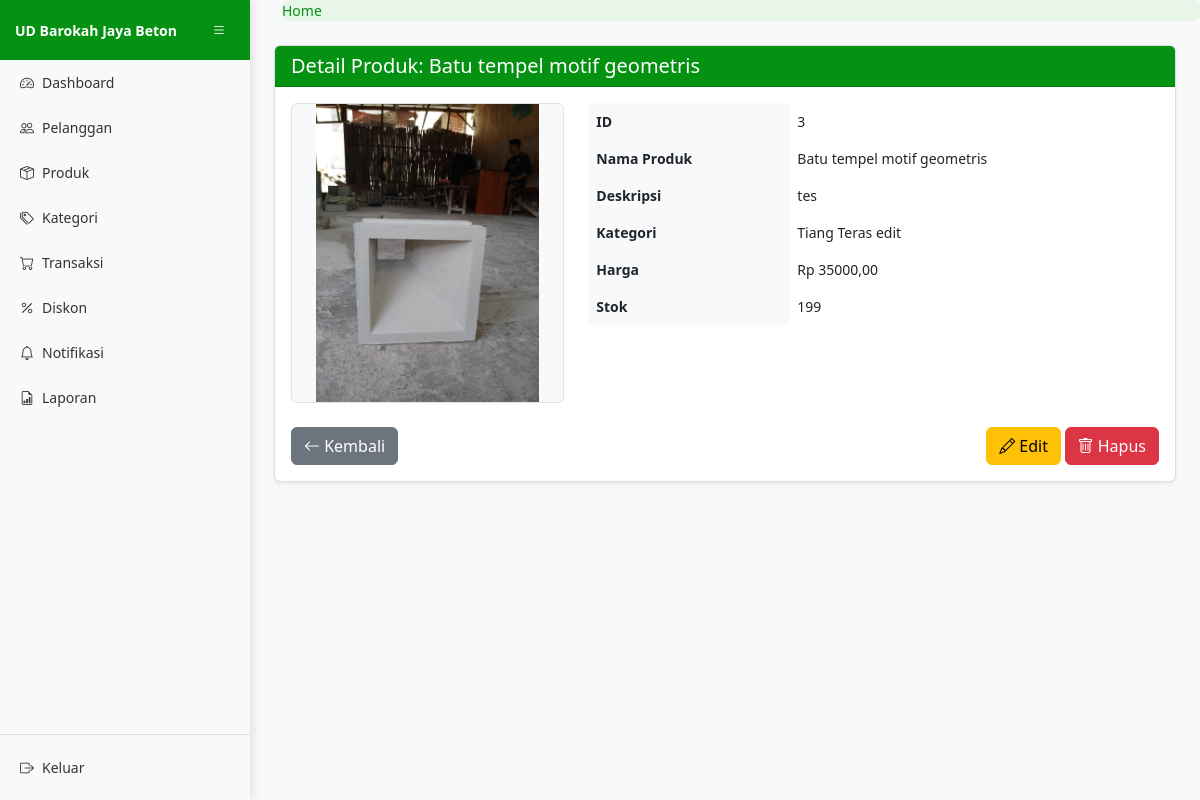
Page /produk/3/ (signed in) on the earlier database version.
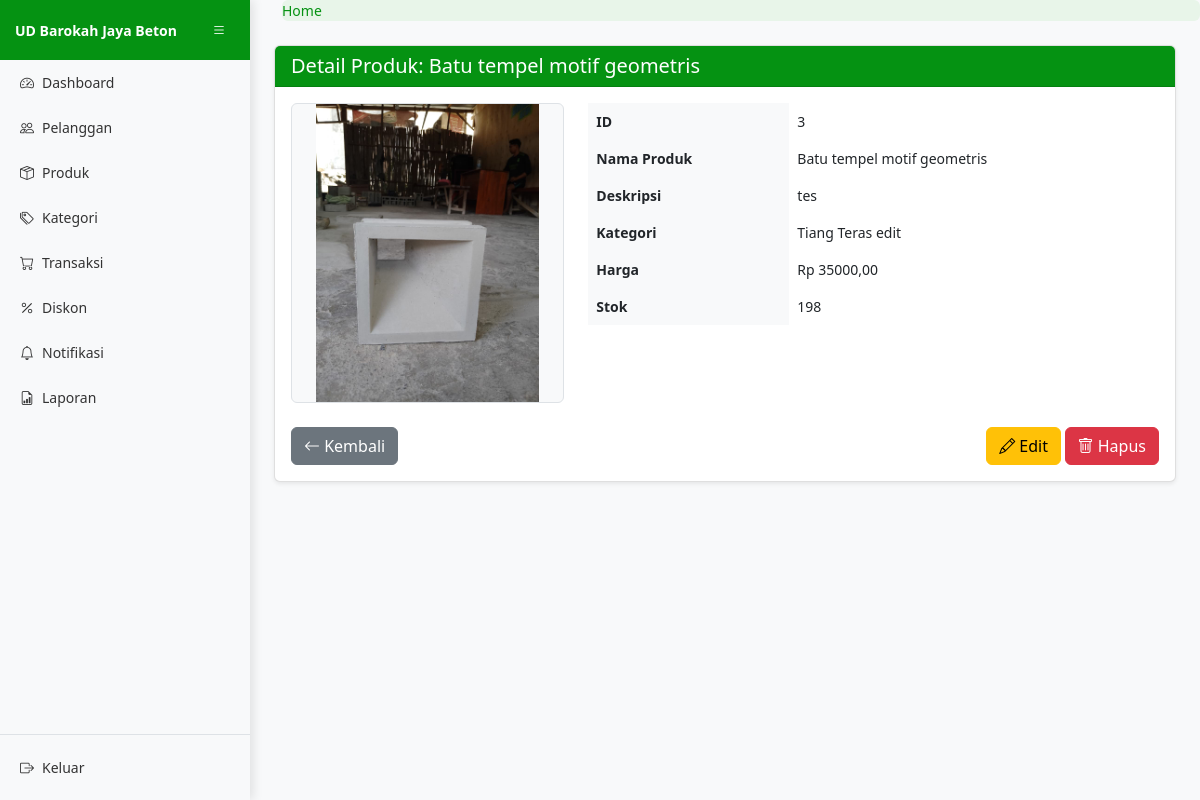
Same page on the later database version.
### core/models.py (models this page shows, shortened)
class Produk(models.Model):
    nama_produk = models.CharField(max_length=100)
    deskripsi_produk = models.TextField()
    foto_produk = models.ImageField(upload_to='produk/', blank=True, null=True)
    stok_produk = models.IntegerField(default=0)
    harga_produk = models.DecimalField(max_digits=10, decimal_places=2)
    kategori = models.ForeignKey(Kategori, on_delete=models.CASCADE)

class Kategori(models.Model):
    nama_kategori = models.CharField(max_length=100, unique=True)
    class Meta:
        verbose_name_plural = "Kategori"

### core/views.py (the view)
# urls.py: path('produk/<int:pk>/', views.detail_produk, name='detail_produk'),
@login_required
def detail_produk(request, pk):
    produk = get_object_or_404(Produk, pk=pk)
    return render(request, 'core/produk/detail_produk.html', {'produk': produk})

### core/templates/core/produk/detail_produk.html (shortened to what this page needs)
{% extends 'core/basis.html' %}
{% block content %}
<div class="container-fluid">
    <div class="card">
        <div class="card-header">
            <h5 class="card-title mb-0">Detail Produk: {{ produk.nama_produk }}</h5>
        </div>
        <div class="card-body">
            <div class="row">
                <div class="col-md-4">
                    {% if produk.foto_produk %}
                        <div class="product-image-container">
                            <img src="{{ produk.foto_produk.url }}" alt="{{ produk.nama_produk }}">
                        </div>
                    {% else %}
                        <div class="product-image-container">
                            <div class="product-image-placeholder">
                                <span>Tidak ada gambar</span>
                            </div>
                        </div>
                    {% endif %}
                </div>
                <div class="col-md-8">
                    <table class="table table-borderless">
                        <tr>
                            <th>ID</th>
                            <td>{{ produk.id }}</td>
                        </tr>
                        <tr>
                            <th>Nama Produk</th>
                            <td>{{ produk.nama_produk }}</td>
                        </tr>
                        <tr>
                            <th>Deskripsi</th>
                            <td>{{ produk.deskripsi_produk }}</td>
                        </tr>
                        <tr>
                            <th>Kategori</th>
                            <td>{{ produk.kategori.nama_kategori }}</td>
                        </tr>
                        <tr>
                            <th>Harga</th>
                            <td>Rp {{ produk.harga_produk|floatformat:2 }}</td>
                        </tr>
                        <tr>
                            <th>Stok</th>
                            <td>{{ produk.stok_produk }}</td>
                        </tr>
                    </table>
                </div>
            </div>
            <div class="d-flex justify-content-between mt-4">
                <a href="{% url 'daftar_produk' %}" class="btn btn-secondary">
                    <i class="bi bi-arrow-left"></i> Kembali
                </a>
                <div>
                    <a href="{% url 'edit_produk' produk.id %}" class="btn btn-warning">
                        <i class="bi bi-pencil"></i> Edit
                    </a>
                    <button type="button" class="btn btn-danger" data-bs-toggle="modal" data-bs-target="#hapusModal">
                        <i class="bi bi-trash"></i> Hapus
                    </button>
                </div>
            </div>
        </div>
    </div>
</div>
{% endblock %}

### core/templates/core/basis.html (shortened to what this page needs)
<!DOCTYPE html>
<html lang="id">
<head>
    <link href="https://cdn.jsdelivr.net/npm/bootstrap@5.3.0-alpha1/dist/css/bootstrap.min.css" rel="stylesheet">
    <link rel="stylesheet" href="https://cdn.jsdelivr.net/npm/bootstrap-icons@1.10.0/font/bootstrap-icons.css">
    <link href="/static/core/css/app.css" rel="stylesheet">
</head>
<body>
    <div class="wrapper d-flex">
        {% if user.is_authenticated %}
        <nav id="sidebar" class="bg-light">
            <div class="sidebar-header bg-dark-green d-flex justify-content-between align-items-center">
                <div class="text-white fw-bold">UD Barokah Jaya Beton</div>
                <button class="btn btn-sm text-white" id="sidebarToggle">
                    <i class="bi bi-list"></i>
                </button>
            </div>
            <div class="sidebar-menu">
                <ul class="nav flex-column">
                    <li class="nav-item">
                        <a class="nav-link {% if request.path == '/admin-panel/' %}active{% endif %}" href="{% url 'dashboard_utama' %}">
                            <i class="bi bi-speedometer2 me-2"></i> Dashboard
                        </a>
                    </li>
                    <li class="nav-item">
                        <a class="nav-link {% if '/admin-panel/pelanggan/' in request.path %}active{% endif %}" href="{% url 'daftar_pelanggan' %}">
                            <i class="bi bi-people me-2"></i> Pelanggan
                        </a>
                    </li>
                    <li class="nav-item">
                        <a class="nav-link {% if '/admin-panel/produk/' in request.path %}active{% endif %}" href="{% url 'daftar_produk' %}">
                            <i class="bi bi-box-seam me-2"></i> Produk
                        </a>
                    </li>
                    <li class="nav-item">
                        <a class="nav-link {% if '/admin-panel/kategori/' in request.path %}active{% endif %}" href="{% url 'daftar_kategori' %}">
                            <i class="bi bi-tags me-2"></i> Kategori
                        </a>
                    </li>
                    <li class="nav-item">
                        <a class="nav-link {% if '/admin-panel/transaksi/' in request.path %}active{% endif %}" href="{% url 'daftar_transaksi' %}">
                            <i class="bi bi-cart me-2"></i> Transaksi
                        </a>
                    </li>
                    <li class="nav-item">
                        <a class="nav-link {% if '/admin-panel/diskon/' in request.path %}active{% endif %}" href="{% url 'daftar_diskon' %}">
                            <i class="bi bi-percent me-2"></i> Diskon
                        </a>
                    </li>
                    <li class="nav-item">
                        <a class="nav-link {% if '/admin-panel/notifikasi/' in request.path %}active{% endif %}" href="{% url 'daftar_notifikasi' %}">
                            <i class="bi bi-bell me-2"></i> Notifikasi
                        </a>
                    </li>
                    <li class="nav-item">
                        <a class="nav-link {% if '/admin-panel/laporan/' in request.path %}active{% endif %}" href="{% url 'laporan_utama' %}">
                            <i class="bi bi-file-earmark-bar-graph me-2"></i> Laporan
                        </a>
                    </li>
                </ul>
            </div>
            <div class="sidebar-footer mt-auto">
                <ul class="nav flex-column">
                    <li class="nav-item">
                        <a class="nav-link" href="{% url 'admin_logout' %}">
                            <i class="bi bi-box-arrow-right me-2"></i> Keluar
                        </a>
                    </li>
                </ul>
            </div>
        </nav>
        {% endif %}
        <div id="content" class="flex-grow-1">
            {% if user.is_authenticated %}
                <nav aria-label="breadcrumb" class="ms-2 mb-4 breadcrumb-container">
                    <ol class="breadcrumb">
                        <li class="breadcrumb-item"><a href="{% url 'dashboard_utama' %}">Home</a></li>
                    </ol>
                </nav>
            {% endif %}
            <div class="container-fluid">
                {% block content %}
                {% endblock %}
            </div>
        </div>
    </div>
</body>
</html>

### core/static/core/css/app.css (style rules this page uses)
.bg-dark-green { background-color: #059212 !important; }
#sidebar { width: 250px; min-height: 100vh; transition: all 0.3s; box-shadow: 3px 0 10px rgba(0, 0, 0, 0.1); display: flex; flex-direction: column; position: fixed; }
.sidebar-header { padding: 15px; display: flex; justify-content: space-between; align-items: center; height: 60px; }
.sidebar-menu { flex: 1; overflow-y: auto; }
.sidebar-footer { padding: 10px 0; border-top: 1px solid #dee2e6; }
.nav-link { padding: 12px 20px; color: #333; text-decoration: none; display: flex; align-items: center; }
#content { margin-left: 250px; transition: all 0.3s; min-height: 100vh; }
.wrapper { min-height: 100vh; }
.breadcrumb-container { padding-left: 1.5rem !important; }
body { font-size: .875rem; background-color: #f8f9fa; overflow-x: hidden; }
.card { box-shadow: 0 0.125rem 0.25rem rgba(0, 0, 0, 0.075); border: 1px solid rgba(0, 0, 0, 0.125); margin-bottom: 1rem; }
.card-header { background-color: #059212; color: white; border-bottom: 1px solid rgba(0, 0, 0, 0.125); }
.table th { background-color: #f8f9fa; }
.breadcrumb { background-color: #E8F5E9; border-radius: 0.375rem; }
.breadcrumb-item a { color: #059212; text-decoration: none; }
.product-image-container { display: flex; align-items: center; justify-content: center; height: 300px; background-color: #f8f9fa; border: 1px solid #dee2e6; border-radius: 0.375rem; overflow: hidden; }
.product-image-container img { max-height: 100%; max-width: 100%; object-fit: contain; }

Differences in the rows shown:
changed Produk "Batu tempel motif geometris": stok_produk "199" → "198"
